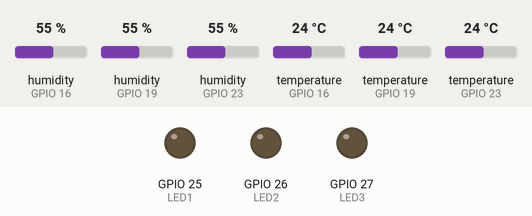
Simulated run of this sketch. Board: ESP32. Shown: output pins drawn as LEDs (lit = HIGH). The inputs (shaded band) are chosen by the test bench; at power-on: humidity (sensors on GPIO 16, GPIO 19, GPIO 23) 55 %, temperature (sensors on GPIO 16, GPIO 19, GPIO 23) 24 °C. WiFi joins after 1.5 s; servers stay silent unless stated; uploads are accepted with an empty reply; what the sketch prints to the serial monitor is not drawn.

Above: at 0.1 s.
At 1.6 s:
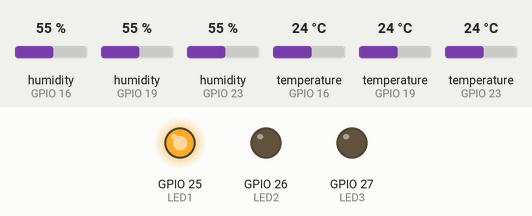
At 2.6 s:
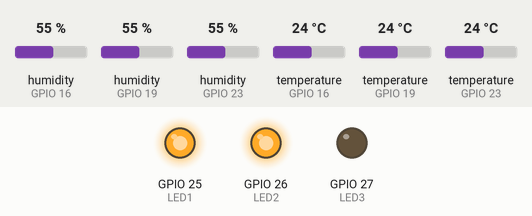
At 3.6 s:
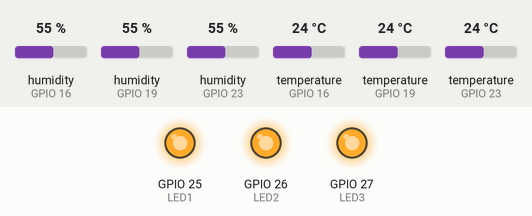
Timing chart, 0 to 5.1 s (numbered marks = the images above):
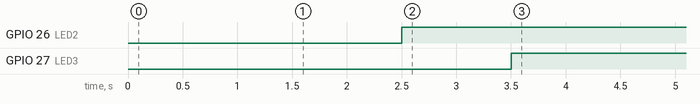

Measured:
- by itself, GPIO 26 (LED2): LOW → HIGH at 2.5 s
- by itself, GPIO 27 (LED3): LOW → HIGH at 3.5 s

The sketch:

PromedioTaller.ino
```cpp
#include <WiFi.h>
#include <WiFiClientSecure.h>
#include <DHT.h>

#define DHTTYPE DHT11

// Pines de sensores DHT
#define DHTPIN1 23
#define DHTPIN2 19
#define DHTPIN3 16

// Pines de los LEDs
#define LED1 25
#define LED2 26
#define LED3 27

const char* ssid = "SAA";
const char* password = "SAA135.!!.531AAS";
const char* host = "taller.micursodeciencias.com";
const int httpsPort = 443;

DHT dht1(DHTPIN1, DHTTYPE);
DHT dht2(DHTPIN2, DHTTYPE);
DHT dht3(DHTPIN3, DHTTYPE);
WiFiClientSecure client;

void setup() {
  Serial.begin(115200);

  // Inicializar sensores
  dht1.begin();
  dht2.begin();
  dht3.begin();

  // Inicializar LEDs
  pinMode(LED1, OUTPUT);
  pinMode(LED2, OUTPUT);
  pinMode(LED3, OUTPUT);

  // Conectar WiFi
  WiFi.begin(ssid, password);
  Serial.print("Conectando a WiFi");
  while (WiFi.status() != WL_CONNECTED) {
    delay(500);
    Serial.print(".");
  }
  Serial.println("\nWiFi conectado");

  client.setInsecure(); // Omitir verificación SSL
}

void loop() {
    // Encender LEDs
  digitalWrite(LED1, HIGH);
  delay(1000);
  digitalWrite(LED2, HIGH);
  delay(1000);
  digitalWrite(LED3, HIGH);
  delay(1000);
  // Leer sensores
  float t1 = dht1.readTemperature();
  float h1 = dht1.readHumidity();
  float t2 = dht2.readTemperature();
  float h2 = dht2.readHumidity();
  float t3 = dht3.readTemperature();
  float h3 = dht3.readHumidity();

  // Validar lecturas
  if (isnan(t1) || isnan(h1) || isnan(t2) || isnan(h2) || isnan(t3) || isnan(h3)) {
    Serial.println("❌ Error leyendo uno de los sensores");
    return;
  }

  // Calcular promedios
  float avgTemp = (t1 + t2 + t3) / 3;
  float avgHum = (h1 + h2 + h3) / 3;

  Serial.println("✅ Promedios calculados:");
  Serial.println("Temperatura: " + String(avgTemp));
  Serial.println("Humedad: " + String(avgHum));


  // Construir URL
  String url = "/test_data2.php?temperature=" + String(avgTemp) + "&humidity=" + String(avgHum);
  Serial.println("🔗 URL construida: " + url);

  // Conexión HTTPS
  Serial.println("🌐 Conectando al servidor...");
  if (!client.connect(host, httpsPort)) {
    Serial.println("❌ Conexión HTTPS fallida");
    return;
  }

  // Enviar GET
  client.print(String("GET ") + url + " HTTP/1.1\r\n" +
               "Host: " + host + "\r\n" +
               "User-Agent: ESP32\r\n" +
               "Connection: close\r\n\r\n");

  while (client.connected()) {
    String line = client.readStringUntil('\n');
    if (line == "\r") break;
  }

  String respuesta = client.readString();
  Serial.println("📩 Respuesta del servidor:");
  Serial.println(respuesta);

  delay(1000);
}
```
